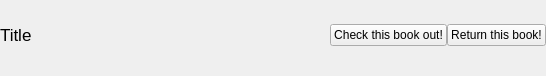
<?xml version="1.0" encoding="UTF-8"?>
<ui version="4.0">
 <class>Form</class>
 <widget class="QWidget" name="Form">
  <property name="geometry">
   <rect>
    <x>0</x>
    <y>0</y>
    <width>546</width>
    <height>76</height>
   </rect>
  </property>
  <property name="sizePolicy">
   <sizepolicy hsizetype="Expanding" vsizetype="Expanding">
    <horstretch>1</horstretch>
    <verstretch>0</verstretch>
   </sizepolicy>
  </property>
  <property name="minimumSize">
   <size>
    <width>0</width>
    <height>76</height>
   </size>
  </property>
  <property name="maximumSize">
   <size>
    <width>600</width>
    <height>16777215</height>
   </size>
  </property>
  <property name="focusPolicy">
   <enum>Qt::ClickFocus</enum>
  </property>
  <property name="windowTitle">
   <string>Form</string>
  </property>
  <property name="layoutDirection">
   <enum>Qt::LeftToRight</enum>
  </property>
  <property name="autoFillBackground">
   <bool>true</bool>
  </property>
  <property name="styleSheet">
   <string notr="true"/>
  </property>
  <layout class="QHBoxLayout" name="horizontalLayout" stretch="1,0,0">
   <property name="spacing">
    <number>0</number>
   </property>
   <property name="sizeConstraint">
    <enum>QLayout::SetMaximumSize</enum>
   </property>
   <property name="leftMargin">
    <number>0</number>
   </property>
   <property name="topMargin">
    <number>0</number>
   </property>
   <property name="rightMargin">
    <number>0</number>
   </property>
   <property name="bottomMargin">
    <number>6</number>
   </property>
   <item>
    <widget class="QLabel" name="text">
     <property name="sizePolicy">
      <sizepolicy hsizetype="Expanding" vsizetype="Preferred">
       <horstretch>5</horstretch>
       <verstretch>0</verstretch>
      </sizepolicy>
     </property>
     <property name="minimumSize">
      <size>
       <width>5</width>
       <height>5</height>
      </size>
     </property>
     <property name="maximumSize">
      <size>
       <width>800</width>
       <height>16777215</height>
      </size>
     </property>
     <property name="font">
      <font>
       <family>Helvetica</family>
       <pointsize>13</pointsize>
      </font>
     </property>
     <property name="autoFillBackground">
      <bool>true</bool>
     </property>
     <property name="text">
      <string>Title</string>
     </property>
     <property name="wordWrap">
      <bool>true</bool>
     </property>
    </widget>
   </item>
   <item>
    <widget class="QPushButton" name="checkout">
     <property name="autoFillBackground">
      <bool>false</bool>
     </property>
     <property name="styleSheet">
      <string notr="true">/* Let's make the size of the button 1,5 times of font size. */
   min-height: 2em;
   /* Font size just 1.*/
   font: 1em;
   /* Margins so that we get a little space on the left and right. */
   margin: 0 5px 0 5px;
   /* The font color */ 
   color: white;
   /* Here's the background gradient with start point, end point, 
      stop &quot;percentage&quot; and color, stop percentage and color. */
   background-color: qlineargradient(x1: 0, y1: 0, x2: 0, y2: 1,
                                                            stop: 0 #2198c0, stop: 1 #0d5ca6);
   /* We'll round the borders. */
   border-style: outset;
   /* Round radius will be 3px */
   border-radius: 3px;
   /* Border is only one pixel */
   border-width: 1px;
   /* Border color is now set */
   border-color: #0c457e;

pressed {

   /* We'll just invert the gradient by changing the colors around. */
   background-color: qlineargradient(x1: 0, y1: 0, x2: 0, y2: 1,
                                     stop: 0 #0d5ca6, stop: 1 #2198c0);
}</string>
     </property>
     <property name="text">
      <string>Check this book out!</string>
     </property>
    </widget>
   </item>
   <item>
    <widget class="QPushButton" name="checkin">
     <property name="autoFillBackground">
      <bool>false</bool>
     </property>
     <property name="styleSheet">
      <string notr="true">/* Let's make the size of the button 1,5 times of font size. */
   min-height: 2em;
   /* Font size just 1.*/
   font: 1em;
   /* Margins so that we get a little space on the left and right. */
   margin: 0 3px 0 3px;
   /* The font color */ 
   color: white;
   /* Here's the background gradient with start point, end point, 
      stop &quot;percentage&quot; and color, stop percentage and color. */
   background-color: qlineargradient(x1: 0, y1: 0, x2: 0, y2: 1,
                                                            stop: 0 #98c021, stop: 1 #5ca60d);
   /* We'll round the borders. */
   border-style: outset;
   /* Round radius will be 3px */
   border-radius: 3px;
   /* Border is only one pixel */
   border-width: 1px;
   /* Border color is now set */
   border-color: #457e0c;

pressed {

   /* We'll just invert the gradient by changing the colors around. */
   background-color: qlineargradient(x1: 0, y1: 0, x2: 0, y2: 1,
                                     stop: 0 #5ca60d, stop: 1 #98c021);
}</string>
     </property>
     <property name="text">
      <string>Return this book!</string>
     </property>
    </widget>
   </item>
  </layout>
 </widget>
 <resources/>
 <connections/>
</ui>
